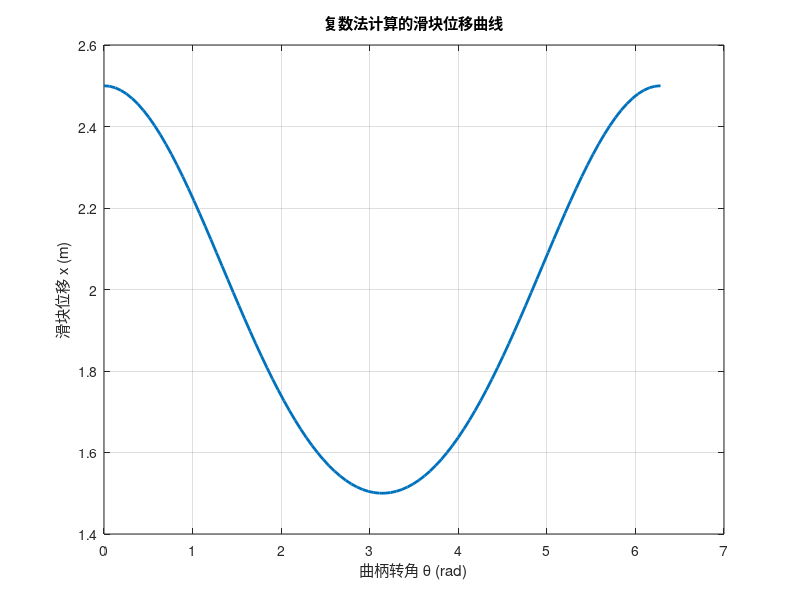

Reproduce this figure in MATLAB.
% 参数
R = 0.5;    % 曲柄长度
L = 2;      % 连杆长度
theta = linspace(0, 2*pi, 100); % 曲柄转角

% 复数法计算
phi = -asin(R/L * sin(theta));  % 从虚部方程解出phi
x = R*cos(theta) + L*cos(phi);  % 代入实部方程

% 可视化
figure;
plot(theta, x, 'LineWidth', 2);
xlabel('曲柄转角 \theta (rad)');
ylabel('滑块位移 x (m)');
title('复数法计算的滑块位移曲线');
grid on;